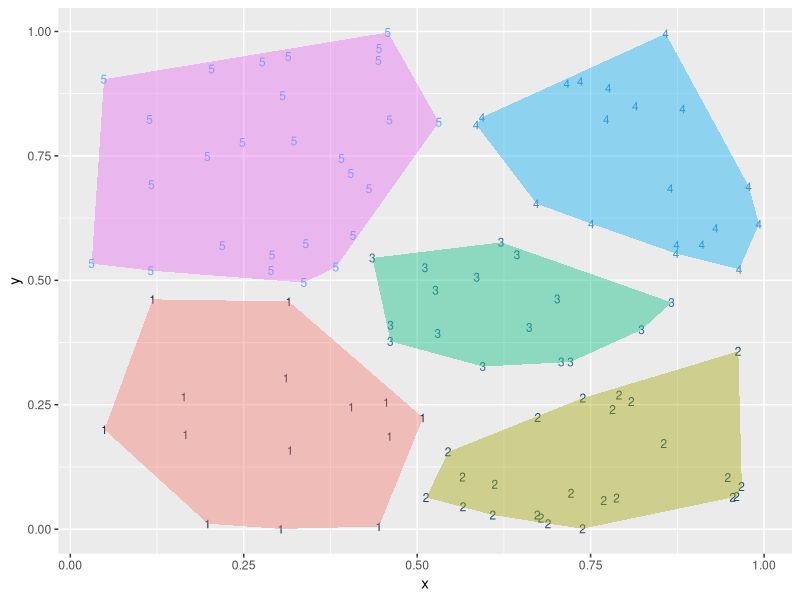

Generate this figure with R:
#Clustering random data in the plane
set.seed(32297)
d <- data.frame(x=runif(100),y=runif(100))
clus <- kmeans(d,centers=5)
d$cluster <- clus$cluster

#Calculating the size of each cluster
table(d$cluster)

# plot cluster
library('ggplot2'); library('grDevices')
h <- do.call(rbind,
             lapply(unique(clus$cluster),
                    function(c) { f <- subset(d,cluster==c); f[chull(f),]}))
ggplot() +
  geom_text(data=d,aes(label=cluster,x=x,y=y,
                       color=cluster),size=3)  +
  geom_polygon(data=h,aes(x=x,y=y,group=cluster,fill=as.factor(cluster)),
               alpha=0.4,linetype=0) +
  theme(legend.position = "none")

#Calculating the typical distance between items in every pair of clusters
library('reshape2')
n <- dim(d)[[1]]
pairs <- data.frame(
   ca = as.vector(outer(1:n,1:n,function(a,b) d[a,'cluster'])),
   cb = as.vector(outer(1:n,1:n,function(a,b) d[b,'cluster'])),
   dist = as.vector(outer(1:n,1:n,function(a,b)
           sqrt((d[a,'x']-d[b,'x'])^2 + (d[a,'y']-d[b,'y'])^2)))
   )
dcast(pairs,ca~cb,value.var='dist',mean)
